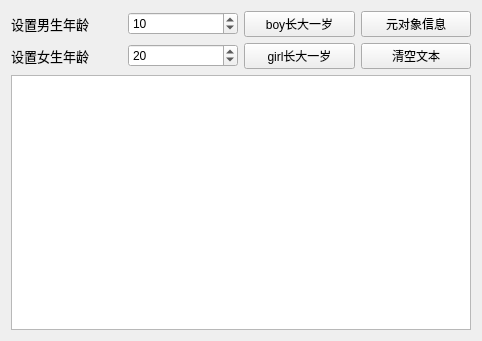
<?xml version="1.0" encoding="UTF-8"?>
<ui version="4.0">
 <class>Widget</class>
 <widget class="QWidget" name="Widget">
  <property name="geometry">
   <rect>
    <x>0</x>
    <y>0</y>
    <width>482</width>
    <height>341</height>
   </rect>
  </property>
  <property name="windowTitle">
   <string>Widget</string>
  </property>
  <layout class="QVBoxLayout" name="verticalLayout">
   <item>
    <layout class="QGridLayout" name="gridLayout">
     <item row="0" column="0">
      <widget class="QLabel" name="boyAge">
       <property name="font">
        <font>
         <pointsize>10</pointsize>
        </font>
       </property>
       <property name="text">
        <string>设置男生年龄</string>
       </property>
      </widget>
     </item>
     <item row="1" column="2">
      <widget class="QPushButton" name="btn_GirlInc">
       <property name="text">
        <string>girl长大一岁</string>
       </property>
      </widget>
     </item>
     <item row="1" column="3">
      <widget class="QPushButton" name="btn_Clear">
       <property name="text">
        <string>清空文本</string>
       </property>
      </widget>
     </item>
     <item row="1" column="0">
      <widget class="QLabel" name="girlAge">
       <property name="font">
        <font>
         <pointsize>10</pointsize>
        </font>
       </property>
       <property name="text">
        <string>设置女生年龄</string>
       </property>
      </widget>
     </item>
     <item row="0" column="2">
      <widget class="QPushButton" name="btn_BoyInc">
       <property name="text">
        <string>boy长大一岁</string>
       </property>
      </widget>
     </item>
     <item row="0" column="1">
      <widget class="QSpinBox" name="spinBoy">
       <property name="value">
        <number>10</number>
       </property>
      </widget>
     </item>
     <item row="0" column="3">
      <widget class="QPushButton" name="btn_ClassInfo">
       <property name="text">
        <string>元对象信息</string>
       </property>
      </widget>
     </item>
     <item row="1" column="1">
      <widget class="QSpinBox" name="spinGirl">
       <property name="value">
        <number>20</number>
       </property>
      </widget>
     </item>
    </layout>
   </item>
   <item>
    <widget class="QPlainTextEdit" name="plainTextEdit"/>
   </item>
  </layout>
 </widget>
 <resources/>
 <connections/>
</ui>
